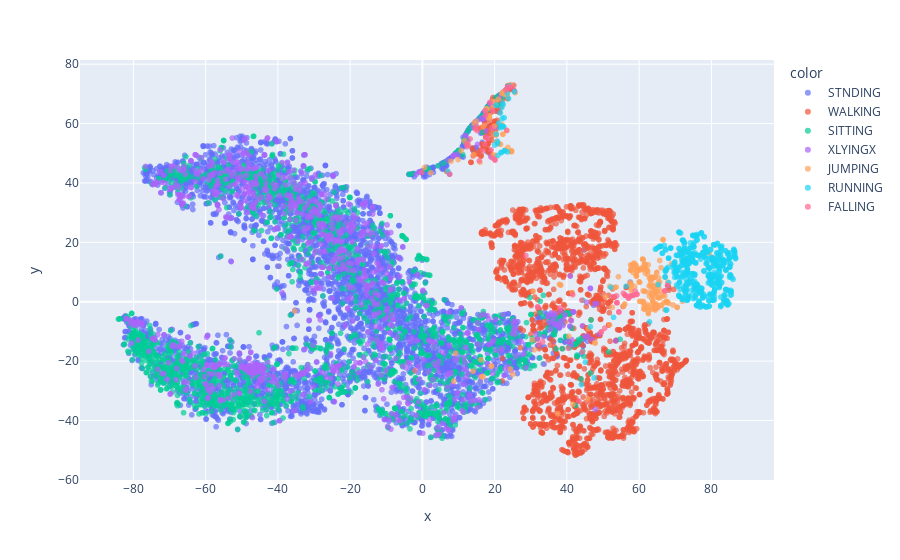

This figure's notebook cell:
### Code cell
import plotly.express as px
px.scatter(x=tsne[:,0], y=tsne[:,1], color=labels, opacity=0.7)

### Figure 1 — Plotly figure (JSON) as saved in the notebook; plotly's stock layout.template omitted (floating-point values rounded to 4 significant figures; data arrays with more than 128 entries replaced by an {"elided": "..."} marker saying what was removed)
{"data": [{"hovertemplate": "color=STNDING<br>x=%{x}<br>y=%{y}<extra></extra>", "legendgroup": "STNDING", "marker": {"color": "#636efa", "opacity": 0.7, "symbol": "circle"}, "mode": "markers", "name": "STNDING", "showlegend": true, "type": "scattergl", "x": {"elided": "4020 float values"}, "xaxis": "x", "y": {"elided": "4020 float values"}, "yaxis": "y"}, {"hovertemplate": "color=WALKING<br>x=%{x}<br>y=%{y}<extra></extra>", "legendgroup": "WALKING", "marker": {"color": "#EF553B", "opacity": 0.7, "symbol": "circle"}, "mode": "markers", "name": "WALKING", "showlegend": true, "type": "scattergl", "x": {"elided": "2308 float values"}, "xaxis": "x", "y": {"elided": "2308 float values"}, "yaxis": "y"}, {"hovertemplate": "color=SITTING<br>x=%{x}<br>y=%{y}<extra></extra>", "legendgroup": "SITTING", "marker": {"color": "#00cc96", "opacity": 0.7, "symbol": "circle"}, "mode": "markers", "name": "SITTING", "showlegend": true, "type": "scattergl", "x": {"elided": "1924 float values"}, "xaxis": "x", "y": {"elided": "1924 float values"}, "yaxis": "y"}, {"hovertemplate": "color=XLYINGX<br>x=%{x}<br>y=%{y}<extra></extra>", "legendgroup": "XLYINGX", "marker": {"color": "#ab63fa", "opacity": 0.7, "symbol": "circle"}, "mode": "markers", "name": "XLYINGX", "showlegend": true, "type": "scattergl", "x": {"elided": "895 float values"}, "xaxis": "x", "y": {"elided": "895 float values"}, "yaxis": "y"}, {"hovertemplate": "color=JUMPING<br>x=%{x}<br>y=%{y}<extra></extra>", "legendgroup": "JUMPING", "marker": {"color": "#FFA15A", "opacity": 0.7, "symbol": "circle"}, "mode": "markers", "name": "JUMPING", "showlegend": true, "type": "scattergl", "x": {"elided": "259 float values"}, "xaxis": "x", "y": {"elided": "259 float values"}, "yaxis": "y"}, {"hovertemplate": "color=RUNNING<br>x=%{x}<br>y=%{y}<extra></extra>", "legendgroup": "RUNNING", "marker": {"color": "#19d3f3", "opacity": 0.7, "symbol": "circle"}, "mode": "markers", "name": "RUNNING", "showlegend": true, "type": "scattergl", "x": {"elided": "527 float values"}, "xaxis": "x", "y": {"elided": "527 float values"}, "yaxis": "y"}, {"hovertemplate": "color=FALLING<br>x=%{x}<br>y=%{y}<extra></extra>", "legendgroup": "FALLING", "marker": {"color": "#FF6692", "opacity": 0.7, "symbol": "circle"}, "mode": "markers", "name": "FALLING", "showlegend": true, "type": "scattergl", "x": [19.03, 53.76, 31.92, 57.65, 58.94, 58.36, 59.41, 19.41, 31.93, 57.06, 53.86, 15.17, 52.8, 67.94, 67.11, 28.64, 57.48, -2.115, 41.59, 57.03, 23.35, 17.44, 12.51, 59.4, -0.1607, 17.47, 24.65, 23.14, 17.27, 33.27, 56.19, 14.99, 53.85, 53.85, 23.93, 20.04, 18.09, 67.14, 32.31, 12.37, 40.33, 12.13, 49.41, 50.47, 14.55, 43.32, 19.28, 13.2, 67.86, 54.4, 16.79, 58.36, 38.14, 54.39, 7.532, 17.68, 49.58, 15.76, 55.63, 18.61, 44.29, 19.16, 44.11, 56.11, 23.66, 56.08, 20.11], "xaxis": "x", "y": [51.11, 1.962, -1.868, 1.999, 3.527, 2.131, 2.465, 64.53, -1.709, 1.233, -0.3577, 57.59, 1.672, 5.435, 3.633, 15.54, 1.822, -23.21, 2.319, 1.188, 57.68, 64.27, 52.78, 2.46, 43.55, 62.79, 72.33, 71.31, 53.01, -13.56, 2.149, 59.11, -0.3697, -0.3614, 72.34, 47.88, 54.87, 3.634, -14.41, 52.24, -15.71, 53.31, -10.35, -8.901, 58.22, -33.51, 48.5, 54.82, 5.448, -3.538, 50.8, 2.122, -2.082, -3.412, 42.96, 55.54, -10.1, 47.46, 2.866, 67.07, -16.92, 58.35, 0.5126, 2.187, 71.99, 2.199, 47.7], "yaxis": "y"}], "layout": {"legend": {"title": {"text": "color"}, "tracegroupgap": 0}, "margin": {"t": 60}, "xaxis": {"anchor": "y", "domain": [0, 1], "title": {"text": "x"}}, "yaxis": {"anchor": "x", "domain": [0, 1], "title": {"text": "y"}}}}
